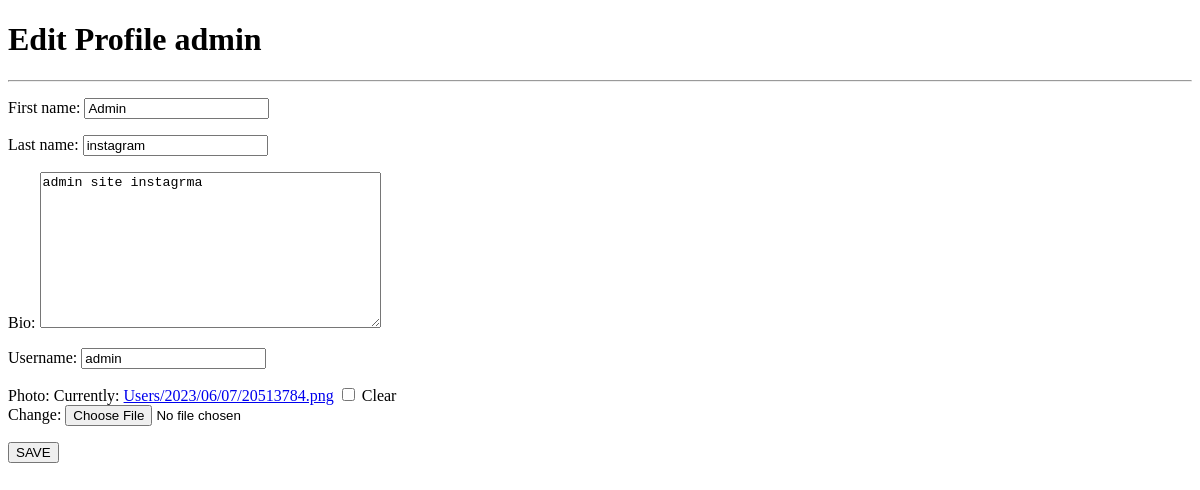
The page /account/profile/edit/ (signed in) on the database as committed earlier.
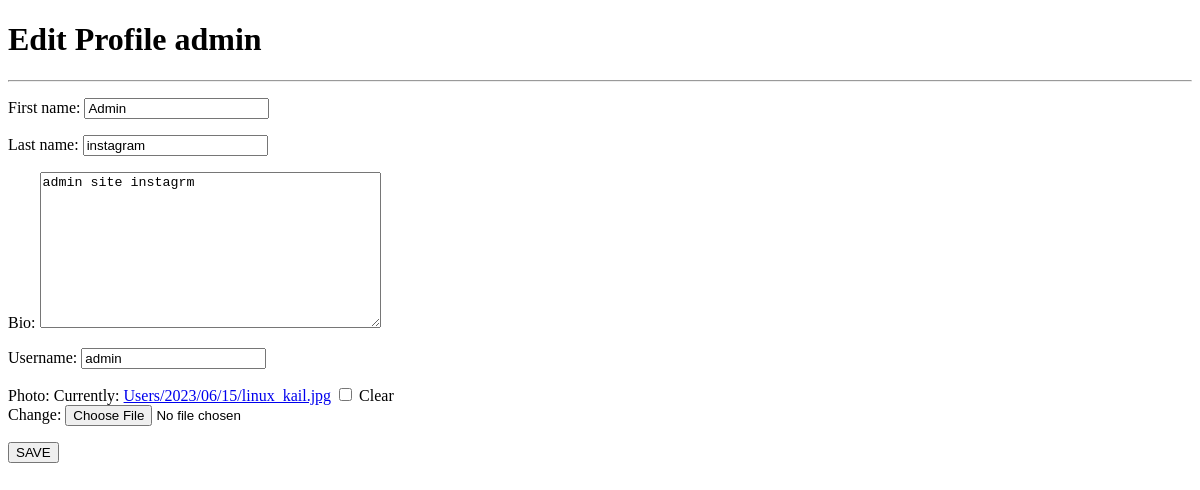
The same page on the database as committed later.
### account/models.py (models this page shows, shortened)
class User(AbstractBaseUser):
    phone = models.CharField(max_length=11, unique=True,
                             validators=[RegexValidator(regex="\A(09)(0|1|2|3)[0-9]{7}\d\Z",
                                                        message="phone number is not correct")])
    email = models.EmailField(max_length=200, unique=True)
    username = models.CharField(max_length=60, unique=True)
    first_name = models.CharField(max_length=60, blank=True, null=True)
    last_name = models.CharField(max_length=60, blank=True, null=True)
    date_joined = models.DateTimeField(auto_now_add=True)
    last_login = models.DateTimeField(auto_now=True)
    is_active = models.BooleanField(default=True)
    is_verify = models.BooleanField(default=False)
    is_staff = models.BooleanField(default=False)
    is_admin = models.BooleanField(default=False)
    is_superuser = models.BooleanField(default=False)
    photo = models.ImageField(upload_to='Users/%Y/%m/%d', null=True, blank=True)
    date_of_birth = models.DateField(blank=True, null=True)
    bio = models.TextField(null=True, blank=True)
    objects = UserManager()
    USERNAME_FIELD = "phone"
    REQUIRED_FIELDS = ["username", "email"]
    def __str__(self):
        return self.username

### account/views.py (the view)
# urls.py: path("profile/edit/", views.ProfileEdit, name="profile_edit"),
@login_required
def ProfileEdit(reqeust):
    if reqeust.method == "POST":
        form = ProfileForms(instance=reqeust.user, data=reqeust.POST, files=reqeust.FILES)
        if form.is_valid():
            form.save()
            messages.success(reqeust, "Edit Profile successfully")
            return redirect('profile', reqeust.user)
        else:
            messages.error(reqeust, "Error Updating Your Profile")
    else:
        form = ProfileForms(instance=reqeust.user)
    return render(reqeust, "account/edit_profile.html", {"form": form})

### account/forms.py
class ProfileForms(forms.ModelForm):
    class Meta:
        model = User
        fields = ["first_name", "last_name", 'bio', 'username', 'photo']

### templates/account/edit_profile.html (shortened to what this page needs)
<!doctype html>
<html lang="en">
<head>
</head>
<body>
    <h1>Edit Profile {{ user }}</h1>
    <hr>
    <form method="post" enctype="multipart/form-data">
        {{ form.as_p }}
        <button type="submit">SAVE</button>
    </form>
</body>
</html>

Rows that differ between the two databases and show on the page:
changed User "admin": bio "admin site instagrma" → "admin site instagrm"
Other text that changed with them:
text no longer shown: "First name: Last name: Bio: Username: Photo: Currently: Users/2023/06/07/20513784.png Clear Change:"
text now shown: "First name: Last name: Bio: Username: Photo: Currently: Users/2023/06/15/linux_kail.jpg Clear Change:"
